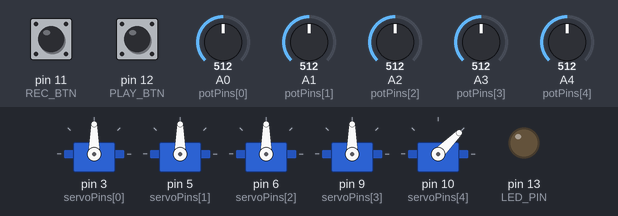
Bench run of a sketch on a simulated Arduino Uno, built with avr-gcc and run on an emulated ATmega328P. Parts: 5 × servo, output pins drawn as LEDs (lit = HIGH). The test bench sets the inputs (shaded band); at power-on: pin 11 (REC_BTN) HIGH, A0 (potPins[0]) = 512, A1 (potPins[1]) = 512, A2 (potPins[2]) = 512, A3 (potPins[3]) = 512, A4 (potPins[4]) = 512, pin 12 (PLAY_BTN) HIGH. EEPROM starts erased.

Above: at 1.2 s.
1.3 s: pin 11 (REC_BTN) pulled LOW for 1 s
At 2.7 s:
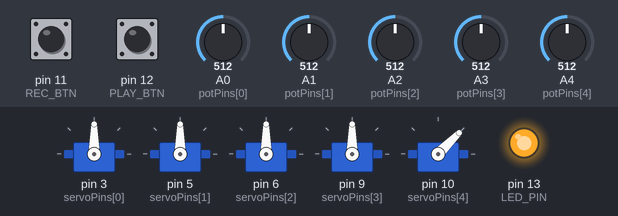
3.9 s: A0 (potPins[0]) set to 716
At 4.8 s:
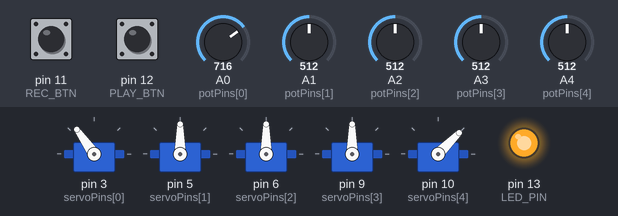
5.4 s: A1 (potPins[1]) set to 716
At 6.6 s:
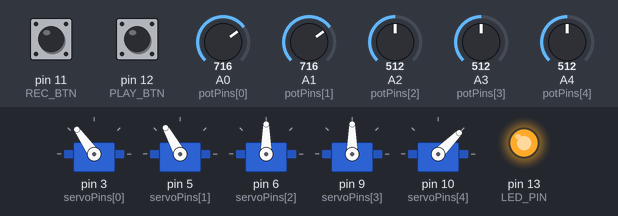
6.9 s: A2 (potPins[2]) set to 716
At 8.2 s:
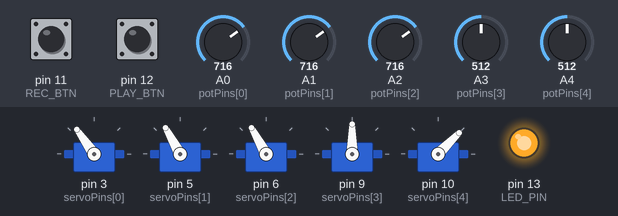
8.5 s: A3 (potPins[3]) set to 716
At 9.2 s:
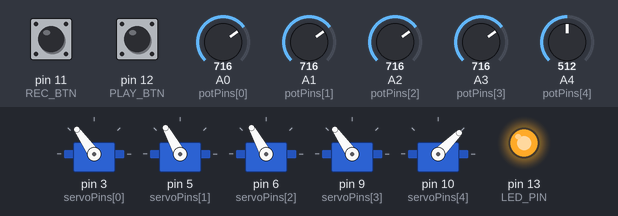
10.0 s: A4 (potPins[4]) set to 306
At 10.7 s:
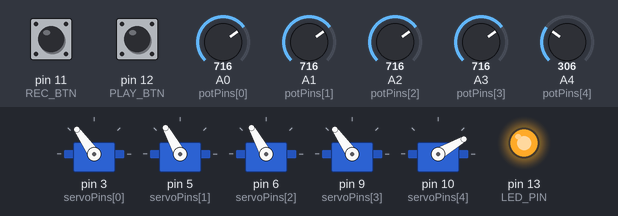
Timing chart, 0 to 24.5 s (numbered marks = the images above; inputs shaded):
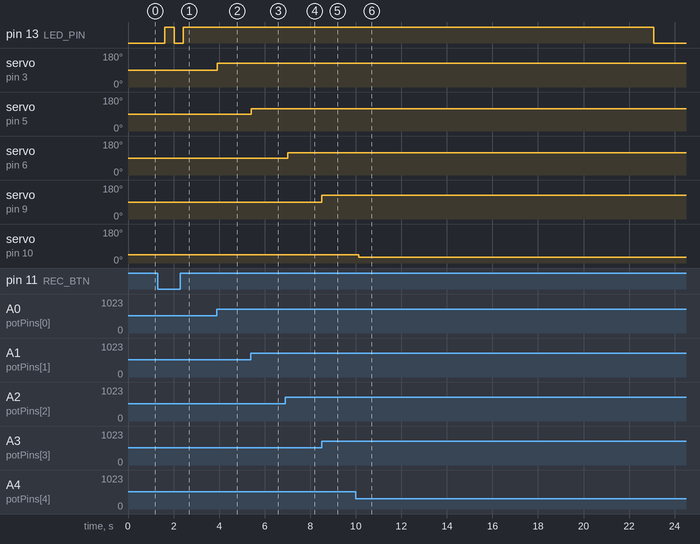

The sketch:

29_robotic_arm_record.ino
```cpp
/*
  المستوى المتقدم — المشروع 6: الذراع الروبوتية خماسية المحاور مع تسجيل الحركة
  كتاب: 38 مشروع في شهر — لؤي النصري (@robotlouay)

  التوصيل:
    إشارات السيرفوهات: القاعدة → 3 ، الكتف → 5 ، المرفق → 6 ، الرسغ → 9 ، القابض → 10
    المقاومات المتغيرة (10kΩ): الطرفان → 5V و GND ، الأوسط → A0 / A1 / A2 / A3 / A4
    زر التسجيل → Pin 11 و GND      زر التشغيل → Pin 12 و GND   (INPUT_PULLUP)
    LED التسجيل: المدمج Pin 13
    تغذية السيرفوهات: مصدر خارجي 5V (3A على الأقل) + توحيد GND
  الاستعمال: اضغط "تسجيل" ثم حرّك المقاومات → اضغط "تشغيل" لإعادة الحركة تلقائياً.
  الحركات تُحفظ في EEPROM فتبقى بعد فصل الكهرباء.
*/

#include <Servo.h>
#include <EEPROM.h>

const int N = 5;
const int servoPins[N] = {3, 5, 6, 9, 10};
const int potPins[N]   = {A0, A1, A2, A3, A4};
const int minAngle[N]  = {0,  15, 15, 0,  10};   // حدود آمنة لكل مفصل
const int maxAngle[N]  = {180,165,165,180, 80};
const int REC_BTN = 11, PLAY_BTN = 12, LED_PIN = 13;

const int MAX_FRAMES = 180;          // 180 × 5 بايت = 900 بايت (EEPROM في Uno = 1024)
const int ADDR_COUNT = 1000;         // نحفظ عدد الإطارات هنا

Servo joints[N];
bool recording = false;
int frameCount = 0;

void readPotsAndMove(byte out[N]) {
  for (int i = 0; i < N; i++) {
    int a = map(analogRead(potPins[i]), 0, 1023, minAngle[i], maxAngle[i]);
    joints[i].write(a);
    out[i] = a;
  }
}

void playback() {
  int count = EEPROM.read(ADDR_COUNT);
  if (count == 0 || count > MAX_FRAMES) return;
  for (int f = 0; f < count; f++) {
    for (int i = 0; i < N; i++) joints[i].write(EEPROM.read(f * N + i));
    delay(100);
    if (digitalRead(REC_BTN) == LOW) return;     // زر التسجيل يوقف التشغيل
  }
}

void setup() {
  for (int i = 0; i < N; i++) joints[i].attach(servoPins[i]);
  pinMode(REC_BTN, INPUT_PULLUP);
  pinMode(PLAY_BTN, INPUT_PULLUP);
  pinMode(LED_PIN, OUTPUT);
}

void loop() {
  byte angles[N];
  readPotsAndMove(angles);                       // التحكم اليدوي دائماً

  if (digitalRead(REC_BTN) == LOW) {             // بدء/إيقاف التسجيل
    delay(300);
    recording = !recording;
    if (recording) frameCount = 0;
    else EEPROM.update(ADDR_COUNT, frameCount);
    digitalWrite(LED_PIN, recording);
  }

  if (recording) {
    if (frameCount < MAX_FRAMES) {
      for (int i = 0; i < N; i++) EEPROM.update(frameCount * N + i, angles[i]);
      frameCount++;
    } else {                                     // امتلأت الذاكرة
      recording = false;
      EEPROM.update(ADDR_COUNT, frameCount);
      digitalWrite(LED_PIN, LOW);
    }
  }

  if (!recording && digitalRead(PLAY_BTN) == LOW) {
    delay(300);
    while (digitalRead(PLAY_BTN) == HIGH && digitalRead(REC_BTN) == HIGH) playback();  // تكرار حتى الضغط على زر
    delay(300);
  }
  delay(100);                                    // 10 إطارات في الثانية
}
```

Measured:
- after the input at 1.3 s, pin 13 (LED_PIN): LOW → HIGH after 0.32 s, → LOW 0.41 s later, → HIGH 0.40 s later
- after the input at 3.9 s, servo on pin 3 (servoPins[0]): 90° → 125° at once
- after the input at 5.4 s, servo on pin 5 (servoPins[1]): 90° → 119° at once
- after the input at 6.9 s, servo on pin 6 (servoPins[2]): 90° → 119° after 0.12 s
- after the input at 8.5 s, servo on pin 9 (servoPins[3]): 90° → 125° at once
- after the input at 10.0 s, servo on pin 10 (servoPins[4]): 45° → 30° after 0.12 s
